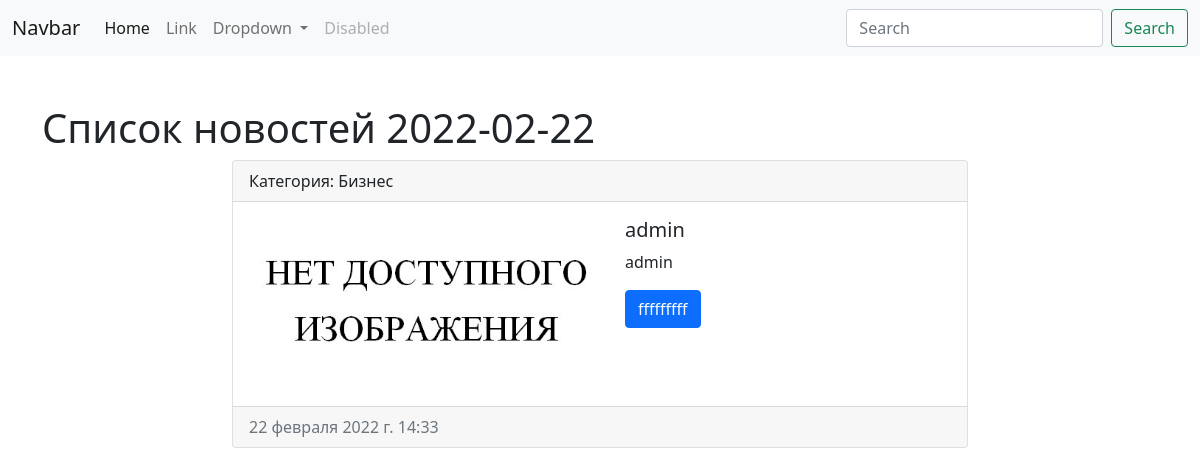
/archive/2022-02-22/, run on the app's committed database.
### news/models.py (models this page shows, shortened)
class MyModel(models.Model):
    caption = models.CharField(max_length=100, verbose_name="Заголовок")
    text = models.TextField()
    created_at = models.DateTimeField(auto_now_add=True, verbose_name="Дата создания")
    updated_at = models.DateTimeField(auto_now=True, verbose_name="Обновленно")
    photo = models.ImageField(upload_to="news/%Y/%m/%d", blank=True)
    is_published = models.BooleanField(default=True, verbose_name="Опубликовано")
    category = models.ForeignKey(Category, on_delete=models.PROTECT, null=True)
    def __str__(self):
        return self.caption
    class Meta:
        verbose_name = "Новость"
        verbose_name_plural = "Новости"
        ordering = ['id']

class Category(models.Model):
    category = models.CharField(max_length=100, db_index=True)
    def __str__(self):
        return self.category
    class Meta:
        verbose_name = "Категория"
        verbose_name_plural = "Категории"
        ordering = ['id']

### news/views.py (the view)
def archiveset(request):
    date = list(map(int, request.get_full_path()[9:-1].split('-')))
    print(date)
    news = MyModel.objects.filter(created_at__date=datetime.date(date[0], date[1], date[2]))
    print(news)
    context = {
        "news": news,
        "title": f"Список новостей {request.get_full_path()[9:-1]}"
    }
    return render(request, "news/test.html", context)

### news/templates/news/test.html (shortened to what this page needs)
<!doctype html>
<html lang="en">
<head>
    <link href="https://cdn.jsdelivr.net/npm/bootstrap@5.1.3/dist/css/bootstrap.min.css" rel="stylesheet"
>
</head>
<body>
<nav class="navbar navbar-expand-lg navbar-light bg-light">
    <div class="container-fluid">
        <a class="navbar-brand" href="#">Navbar</a>
        <div class="collapse navbar-collapse" id="navbarSupportedContent">
            <ul class="navbar-nav me-auto mb-2 mb-lg-0">
                <li class="nav-item">
                    <a class="nav-link active" aria-current="page" href="#">Home</a>
                </li>
                <li class="nav-item">
                    <a class="nav-link" href="/sitemap">Link</a>
                </li>
                <li class="nav-item dropdown">
                    <a class="nav-link dropdown-toggle" href="#" id="navbarDropdown" role="button"
                       data-bs-toggle="dropdown" aria-expanded="false">
                        Dropdown
                    </a>
                </li>
                <li class="nav-item">
                    <a class="nav-link disabled">Disabled</a>
                </li>
            </ul>
            <form class="d-flex">
                <input class="form-control me-2" type="search" placeholder="Search" aria-label="Search">
                <button class="btn btn-outline-success" type="submit">Search</button>
            </form>
        </div>
    </div>
</nav>
<div class="container mt-5">
    <h1>{{title}}</h1>
    <div class="row">
        <div class="col-md-2">
        </div>
        <div class="col-md-8">
            {%for i in news%}
            <div class="card mb-3">
                <div class="card-header">
                    Категория: {{i.category}}
                </div>
                <div class="card-body">
                    <div class="d-flex">
                        <div class="flex-shrink-0">
                            {% if i.photo%}
                            <img src="{{i.photo.url}}" class="card-img-bottom" style="width: 360px" alt="NOT FOUND">
                            {% else %}
                            <img src="/media/news/img.png" class="card-img-bottom" style="width: 360px" alt="NOT FOUND">
                            {% endif %}
                        </div>
                        <div class="flex-grow-1 ms-3">
                            <h5 class="card-title">{{i.caption}}</h5>
                            <p class="card-text">{{i.text|truncatewords:15}}</p>
                            <a href="#" class="btn btn-primary">fffffffff</a>
                        </div>
                    </div>
                </div>
                <div class="card-footer text-muted">
                    {{i.created_at}}
                </div>
            </div>
            {%endfor%}
        </div>
    </div>
</div>
</body>
</html>

### data on the page
MyModel: category "Бизнес", caption "admin", text "admin", created_at "22 февраля 2022 г. 14:33"

### other printed values
{{ title }} "Список новостей 2022-02-22"
